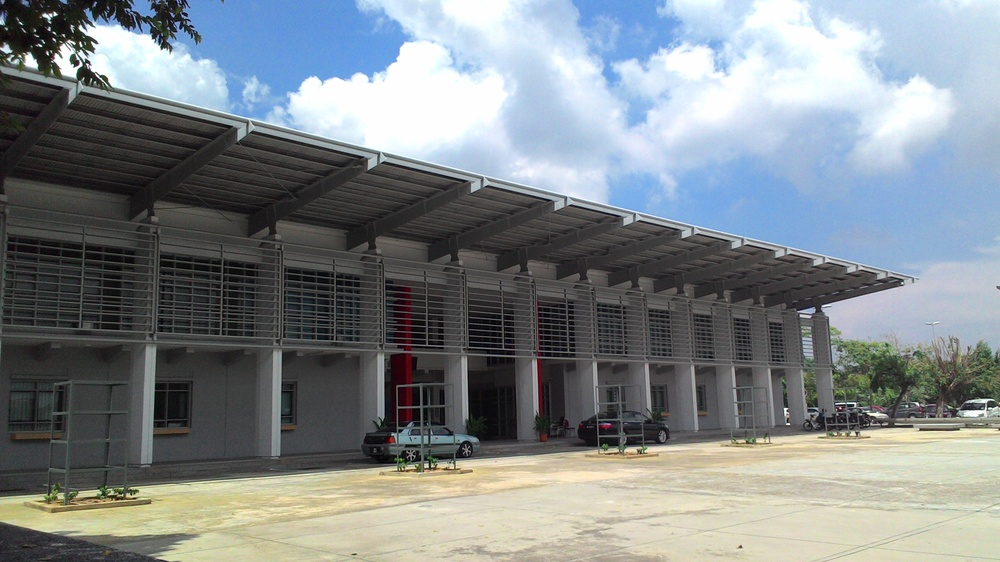
%> input picture 5. Segmentation/president_square.jpg, 1000 x 562 px, shrunk from 2560 x 1440 before the run
$ octave sobeledgedetector.m   (GNU Octave 9; MATLAB toolbox functions it lacks are replaced by stand-ins)
%> lines starting %> are read from the running program, lines starting %| are printed output that depends on the picture; in (x1, y1, x2, y2) boxes, pixels count from 0 and x2, y2 are one past the last pixel; in counts of white or black regions, pixels touching at a corner belong together; the program's own positions count from 1
img = imread('president_square.jpg');
%> img is the input picture: size 562x1000x3 uint8; mean R, G, B 128, 134.8, 137.9
img = rgb2gray(img);
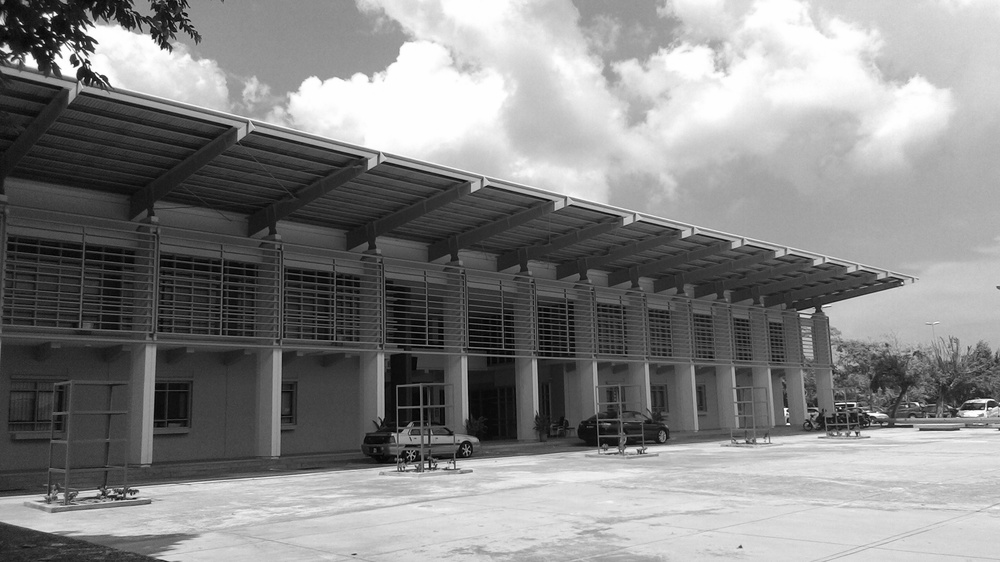
%> img: size 562x1000 uint8; min 0, max 255, mean 133.1

% Detect vertical edges
[img_v, t] = edge(img, 'sobel', 'vertical');
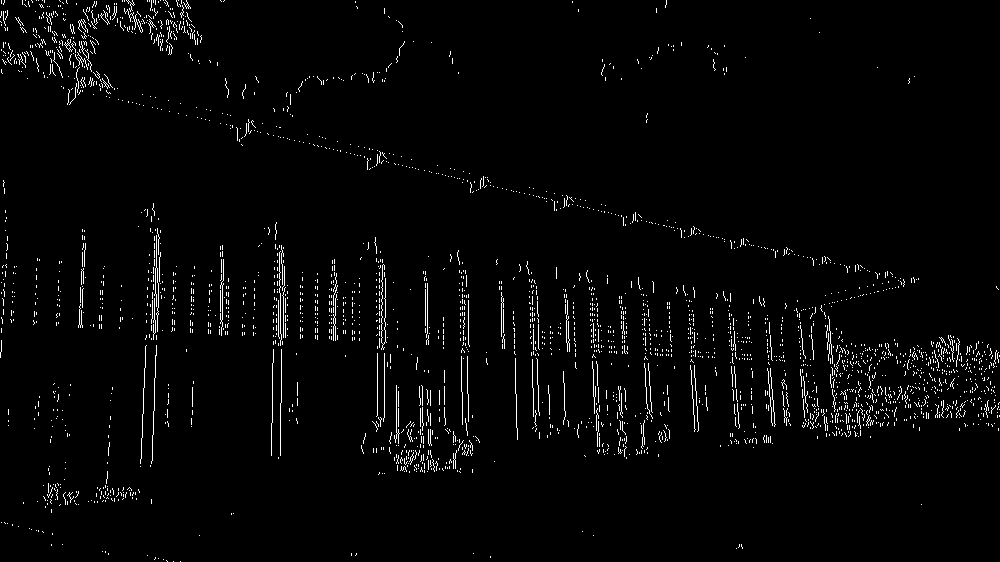
%> img_v: size 562x1000 logical; 2.4% white in thin lines or dots
%> t = 0.0531
figure, subplot(2, 2, 1)
imshow(img_v), title('Vertical')

% Detect horizontal edges
[img_h, t] = edge(img, 'sobel', 'horizontal');
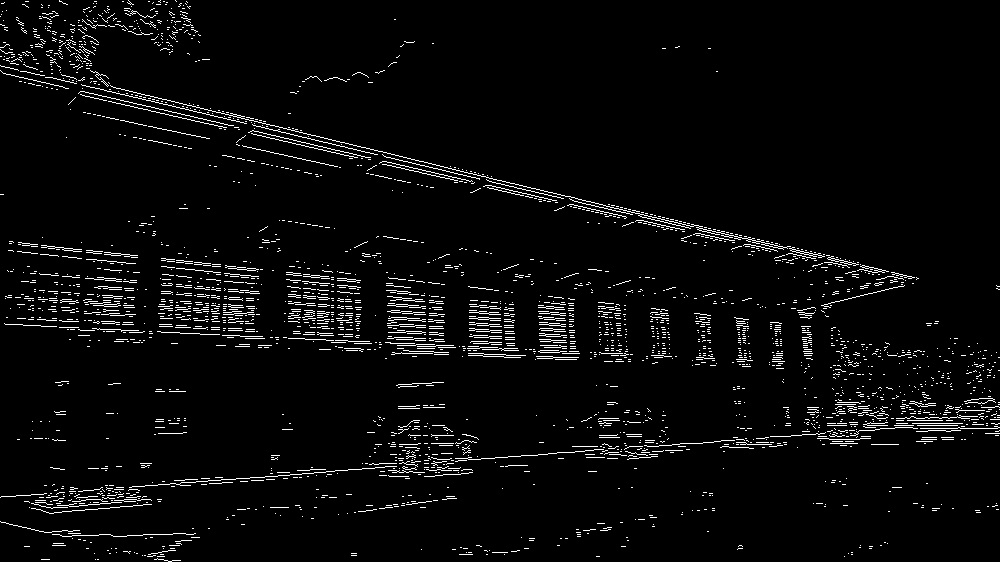
%> img_h: size 562x1000 logical; 3.8% white in thin lines or dots
%> t = 0.0831
subplot(2, 2, 2)
imshow(img_h), title('Horizontal')

% Detect 45 degree edges
w45 = [-2 -1 0, -1 0 1, 0 1 2];
img_45 = imfilter(double(img), w45, 'replicate');
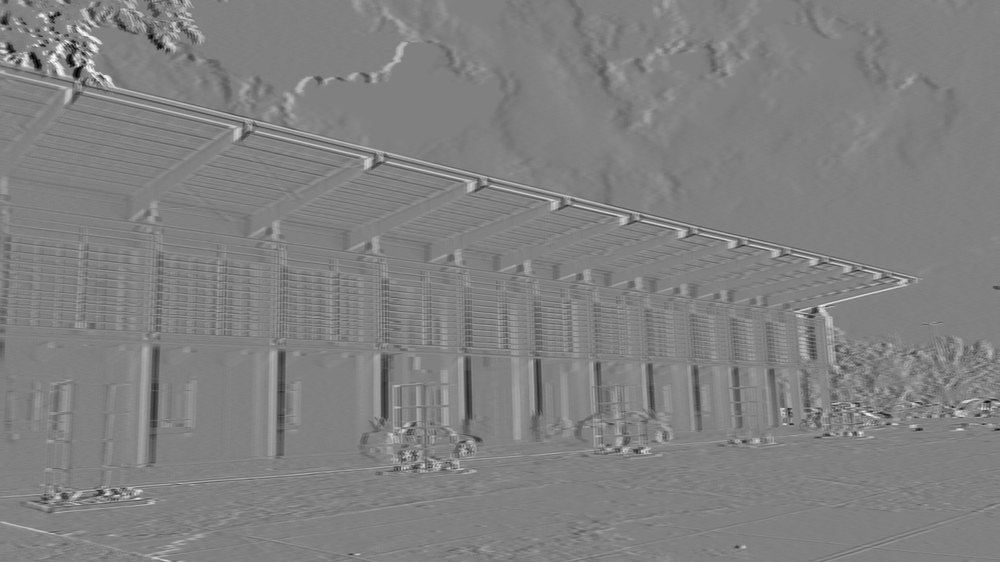
%> img_45: size 562x1000 double; min -865, max 852, mean 3; drawn with min black and max white
t = 0.3 * max(abs(img_45(:)));
%> t = 259.5
img_45 = img_45 >= t;
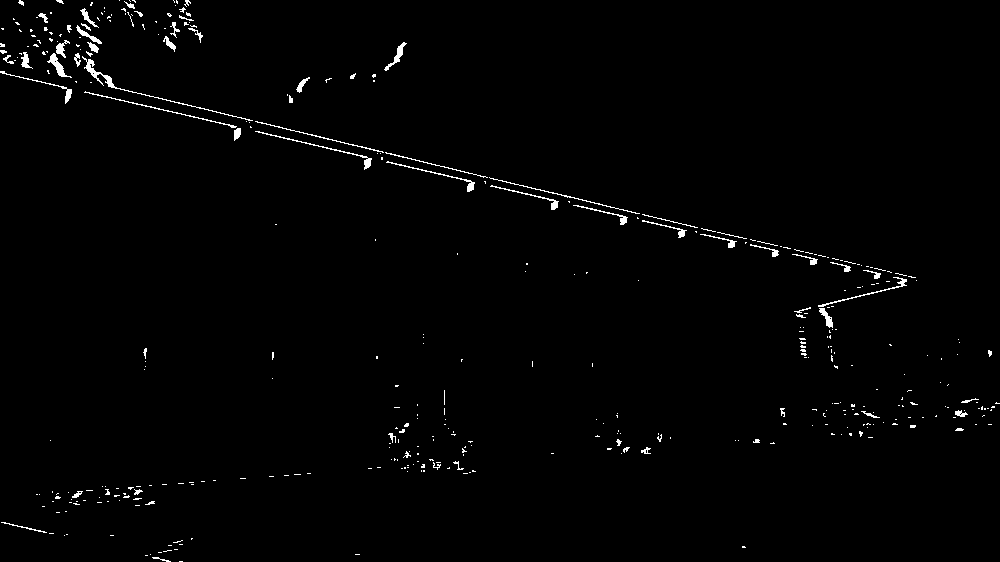
%> img_45: size 562x1000 logical; 1.2% white in thin lines or dots
subplot(2, 2, 3)
imshow(img_45, []), title('+45 degree')

% Detect -45 degree edges
wm45 = [0 1 2, 1 0 -1, -2 -1 0];
img_m45 = imfilter(double(img), wm45, 'replicate');
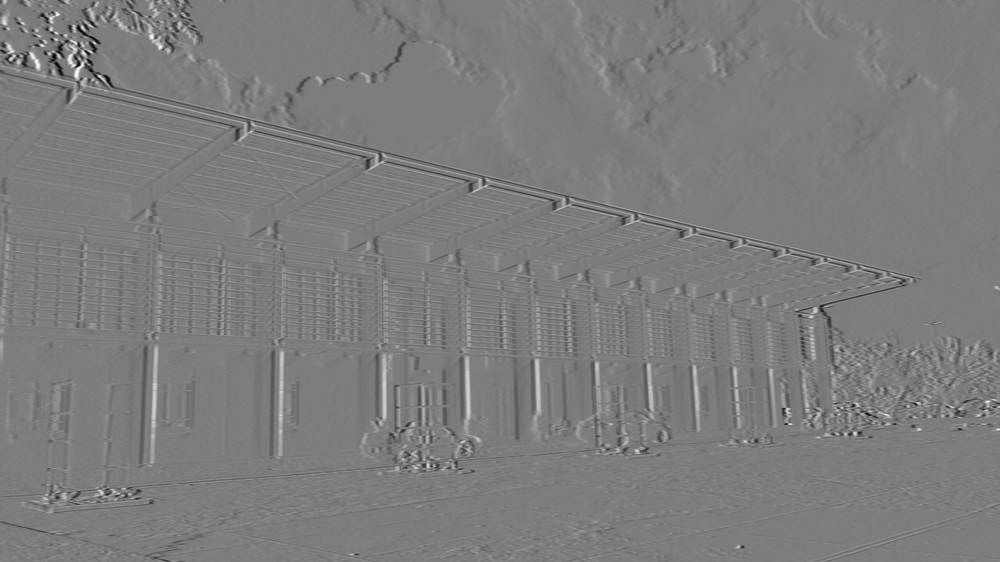
%> img_m45: size 562x1000 double; min -837, max 864, mean -2; drawn with min black and max white
t = 0.3 * max(abs(img_m45(:)));
%> t = 259.2
img_m45 = img_m45 >= t;
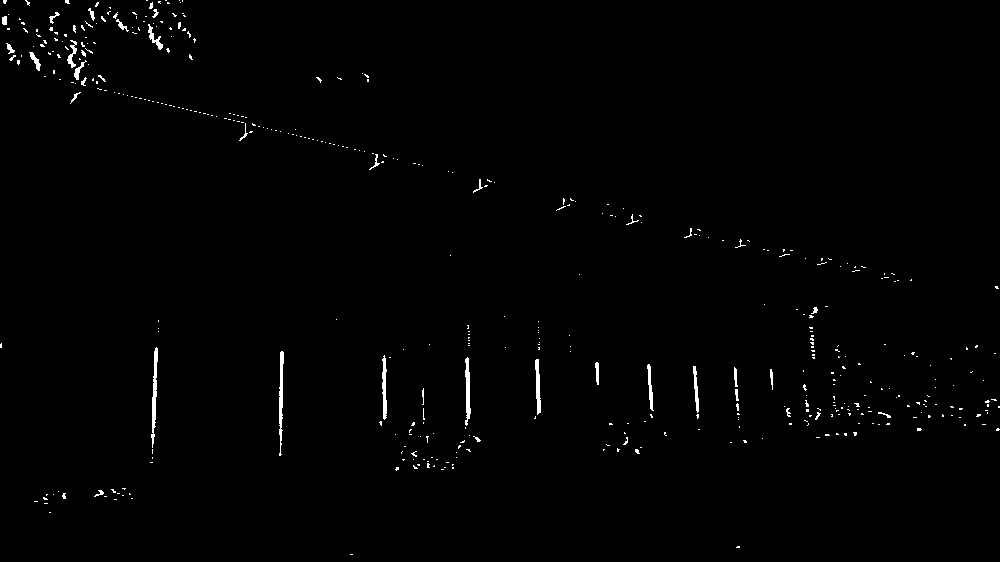
%> img_m45: size 562x1000 logical; 0.85% white; 454 white regions (416 under 20 px), largest, box (x1, y1, x2, y2) and area: (151, 347, 158, 448) 335, (279, 351, 284, 456) 314, (465, 357, 471, 426) 260
subplot(2, 2, 4)
imshow(img_m45, []), title('-45 degree')
